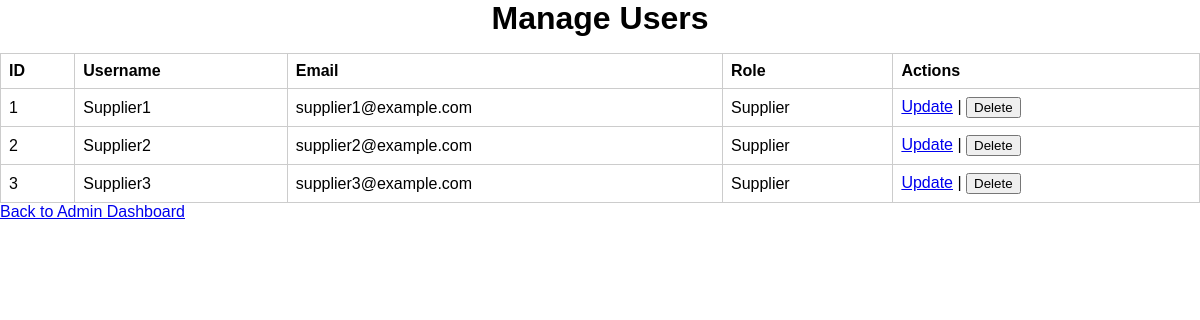
Page /admin/manage_users on the earlier database version.
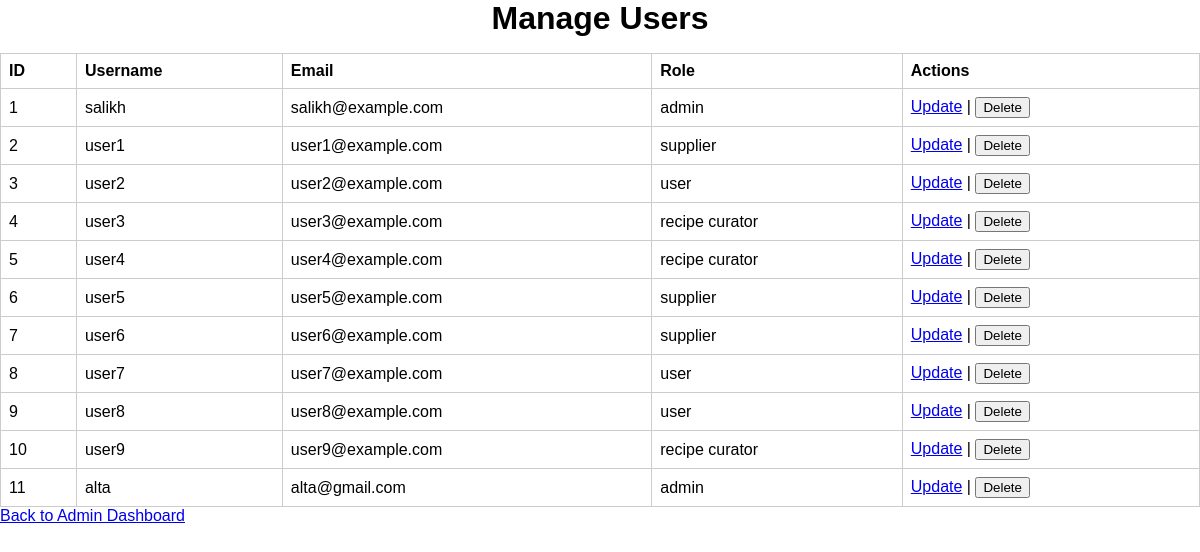
Same page on the later database version.
### tables this page shows
CREATE TABLE users (
    user_id INTEGER PRIMARY KEY,
    username TEXT NOT NULL,
    email TEXT NOT NULL UNIQUE,
    password TEXT NOT NULL,
    role TEXT NOT NULL CHECK (LOWER(role) IN ('admin', 'user', 'supplier', 'recipe curator')),
    date_created TEXT DEFAULT CURRENT_TIMESTAMP
);

### app.py (the view)
@app.route("/admin/manage_users")
def manage_users():
    conn = sqlite3.connect('database.db')
    conn.row_factory = sqlite3.Row  # Allow dictionary-like access to rows
    cur = conn.cursor()
    cur.execute("SELECT * FROM users")
    users = cur.fetchall()
    conn.close()
    return render_template("manage_users.html", users=users)

### templates/manage_users.html (shortened to what this page needs)
<!DOCTYPE html>
<html lang="en">
<head>
    <link rel="stylesheet" href="{{ url_for('static', filename='styles.css') }}">
</head>
<body>
    <div class="admin-container">
        <h1>Manage Users</h1>
        <table>
            <thead>
                <tr>
                    <th>ID</th>
                    <th>Username</th>
                    <th>Email</th>
                    <th>Role</th>
                    <th>Actions</th>
                </tr>
            </thead>
            <tbody>
                {% for user in users %}
                <tr>
                    <td>{{ user['user_id'] }}</td>
                    <td>{{ user['username'] }}</td>
                    <td>{{ user['email'] }}</td>
                    <td>{{ user['role'] }}</td>
                    <td>
                        <a href="{{ url_for('update_user', user_id=user['user_id']) }}">Update</a> |
                        <form action="{{ url_for('delete_user', user_id=user['user_id']) }}" method="POST" style="display:inline;">
                            <button type="submit" onclick="return confirm('Are you sure you want to delete this user?')">Delete</button>
                        </form>
                    </td>
                </tr>
                {% endfor %}
            </tbody>
        </table>
        <a href="{{ url_for('admin') }}">Back to Admin Dashboard</a>
    </div>
</body>
</html>

### static/styles.css (style rules this page uses)
body { font-family: Arial, sans-serif; margin: 0; padding: 0; }
table { width: 100%; border-collapse: collapse; margin-top: 1rem; }
th, td { border: 1px solid #ccc; padding: 0.5rem; text-align: left; }
h1 { width: fit-content; margin:auto; }

Differences in the rows shown:
changed users id 1: username "Supplier1" → "salikh"; email "supplier1@example.com" → "salikh@example.com"; role "Supplier" → "admin"
changed users id 2: username "Supplier2" → "user1"; email "supplier2@example.com" → "user1@example.com"; role "Supplier" → "supplier"
changed users id 3: username "Supplier3" → "user2"; email "supplier3@example.com" → "user2@example.com"; role "Supplier" → "user"
added users: user_id "4", username "user3", email "user3@example.com", role "recipe curator"
added users: user_id "5", username "user4", email "user4@example.com", role "recipe curator"
added users: user_id "6", username "user5", email "user5@example.com", role "supplier"
added users: user_id "7", username "user6", email "user6@example.com", role "supplier"
added users: user_id "8", username "user7", email "user7@example.com", role "user"
added users: user_id "9", username "user8", email "user8@example.com", role "user"
added users: user_id "10", username "user9", email "user9@example.com", role "recipe curator"
added users: user_id "11", username "alta", email "alta@gmail.com", role "admin"
